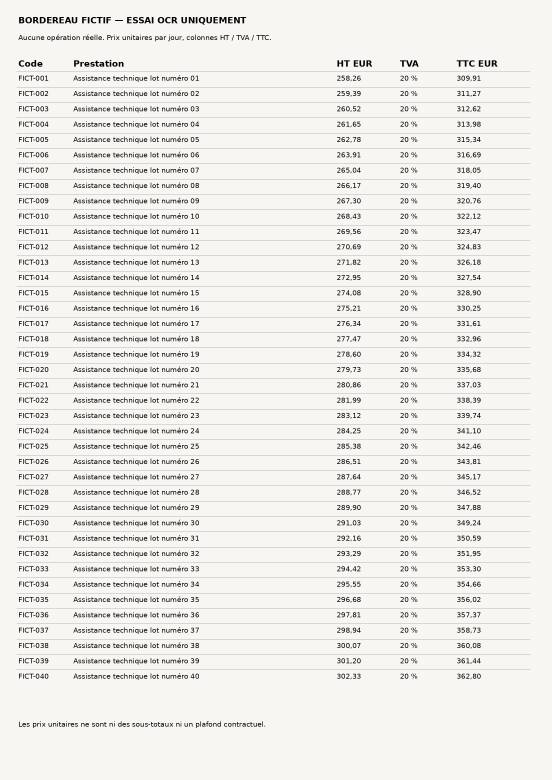
#> input picture facturx-service/tests/fixtures/ocr/dense-price-table.jpg, 1654 x 2339 px (shown at 1/3 size)
$ python -i stamping_vision.py   (imports and definitions only)
#> lines starting #> are read from the running program, lines starting #| are printed output that depends on the picture; after the words box and inside, x2 and y2 are one past the last pixel; in counts of white or black regions, pixels touching at a corner belong together
#> further down, picture is the input picture: PIL image 1654x2339 RGB; mean R, G, B 237.2, 236.2, 232.4
"""Bounded image preparation; original PDF pixels are never rewritten."""
import math
from PIL import Image, ImageChops, ImageOps
import pypdfium2 as pdfium


def render_ocr(page):
    # 300 dpi on A4, capped for oversized pages and the isolated worker budget.
    scale=min(300/72, math.sqrt(8_500_000/(page.get_width()*page.get_height())))
    bitmap=page.render(scale=scale,grayscale=True,draw_annots=True)
    try:return bitmap.to_pil().convert('L').copy()
    finally:bitmap.close()


def needs_ocr(page,text,reading):
    if len(text.strip())<40:return True
    fields=reading['fields']
    complete=(fields.get('document_type')=='PAYSLIP' and fields.get('period') and
              (fields.get('employee_ref') or fields.get('employee_name')) and reading['bases'].get('EMPLOYER_COST'))
    complete=complete or (fields.get('document_type')=='INVOICE' and fields.get('invoice_number') and reading['bases'])
    if complete:return False
    # A native header/footer is not evidence that the scanned body was read.
    raster_area=sum(max(0,r-l)*max(0,t-b) for obj in page.get_objects(max_depth=8)
                    if obj.type==pdfium.raw.FPDF_PAGEOBJ_IMAGE for l,b,r,t in [obj.get_bounds()])
    return raster_area>page.get_width()*page.get_height()*.2 or text.count('\ufffd')>max(3,len(text)*.02)


def prepare_ocr(image):
    gray=image.convert('L')
    # Lift gray paper to white without turning pale characters into black noise.
    normalized=ImageOps.autocontrast(gray,cutoff=0,preserve_tone=True);gray.close()
    return normalized


def _paper_plane(image):
    """Recognise only a well-supported, light, nearly neutral paper gradient.

    Sparse, original pixels avoid averaging faint ink into the paper estimate.
    A failed fit keeps the existing conservative occupancy mask. No components
    are removed and this never changes the source image or the OCR pixels.
    """
    width,height=image.size
#> width = 1654; height = 2339
    if min(width,height)<64:return None
    points=set()
    for i in range(32):
        along=(i+.5)/32
        for edge in (.02,.04,.96,.98):
            points.add((round(along*(width-1)),round(edge*(height-1))))
            points.add((round(edge*(width-1)),round(along*(height-1))))
    samples=[]
    for x,y in sorted(points):
        color=image.getpixel((x,y))
        if min(color)>=220 and max(color)-min(color)<=24:
            samples.append((x/(width-1),y/(height-1),*color))
#> this loop made 256 passes
#> color on passes 1 to 3: (247, 246, 242), (247, 246, 242), (247, 246, 242)
#> after the loop, samples = 251 items, first 6: (0.0157, 0.0201, 247, 246, 242), (0.0157, 0.0402, 247, 246, 242), (0.0157, 0.96, 247, 246, 242), (0.0157, 0.98, 247, 246, 242), (0.02, 0.0158, 247, 246, 242), (0.02, 0.047, 247, 246, 242)
    if len(samples)<len(points)*.8:return None

    def fit(rows):
        # Three normal-equation unknowns: constant, horizontal and vertical.
        matrix=[[sum((1,r[0],r[1])[i]*(1,r[0],r[1])[j] for r in rows) for j in range(3)]
                +[sum((1,r[0],r[1])[i]*r[c] for r in rows) for c in (2,3,4)] for i in range(3)]
        for i in range(3):
            pivot=max(range(i,3),key=lambda j:abs(matrix[j][i]))
            if abs(matrix[pivot][i])<1e-9:return None
            matrix[i],matrix[pivot]=matrix[pivot],matrix[i]
            divisor=matrix[i][i];matrix[i]=[v/divisor for v in matrix[i]]
            for j in range(3):
                if j!=i:
                    factor=matrix[j][i];matrix[j]=[v-factor*u for v,u in zip(matrix[j],matrix[i])]
        return [tuple(matrix[i][c] for i in range(3)) for c in (3,4,5)]

    rows=samples
#> rows has the same summary as samples
    for _ in range(3):
        model=fit(rows)
        if model is None:return None
        rows=[r for r in samples if max(abs(r[c+2]-(p[0]+p[1]*r[0]+p[2]*r[1])) for c,p in enumerate(model))<=1.5]
        if len(rows)<len(points)*.75:return None
    model=fit(rows)
    if model is None or max(abs(p[1])+abs(p[2]) for p in model)<4:return None
    corners=[tuple(p[0]+p[1]*x+p[2]*y for p in model) for x,y in ((0,0),(1,0),(0,1),(1,1))]
    if any(min(c)<220 or max(c)>256 or max(c)-min(c)>24 for c in corners):return None
    if any(abs(p[1])+abs(p[2])>32 for p in model):return None
    # Confirm the same paper throughout the page, not merely around its border.
    support=0
    for y in range(32):
        fy=(y+.5)/32
        for x in range(32):
            fx=(x+.5)/32;color=image.getpixel((round(fx*(width-1)),round(fy*(height-1))))
            support+=max(abs(color[c]-(p[0]+p[1]*fx+p[2]*fy)) for c,p in enumerate(model))<=1.5
    return model if support>=32*32*.75 else None


def foreground(image):
    """Ignore uniform light paper, keep dark/faint text and colored artwork.

    Estimate only a dominant *light* background. No erosion or removal of small
    components: a decimal point or a thin rule is still occupied content.
    """
    plane=_paper_plane(image)
    if plane is not None:
        mask=Image.new('L',image.size)
        # A stricter threshold than the flat-paper path protects very faint ink.
        # Native Pillow interpolation bounds memory and avoids per-pixel Python.
        for channel,model in enumerate(plane):
            constant,horizontal,vertical=model
            tile=Image.new('F',(2,2))
            tile.putdata([constant,constant+horizontal,constant+vertical,constant+horizontal+vertical])
            interpolated=tile.transform(image.size,Image.Transform.AFFINE,
                (1/(image.width-1),0,.5,0,1/(image.height-1),.5),Image.Resampling.BILINEAR)
            surface=interpolated.convert('L');interpolated.close();tile.close();source=image.getchannel(channel)
            difference=ImageChops.difference(source,surface);source.close();surface.close()
            occupied=difference.point(lambda p:255 if p>2 else 0);difference.close()
            merged=ImageChops.lighter(mask,occupied);mask.close();occupied.close();mask=merged
        return mask
    sample=image.copy();sample.thumbnail((512,512))
#> after `sample.thumbnail((512, 512))`:
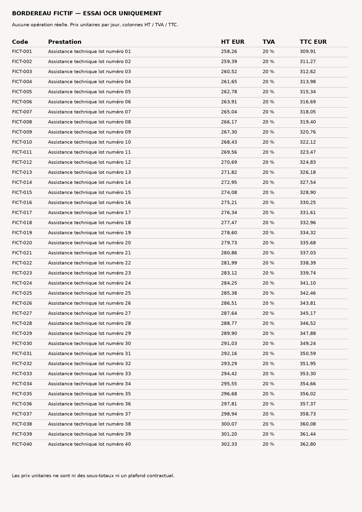
#> sample: PIL image 362x512 RGB; mean R, G, B 237.3, 236.3, 232.4
    background=[]
    for channel in sample.split():
        histogram=channel.histogram();peak=max(range(220,256),key=lambda n:histogram[n])
        coverage=sum(histogram[max(0,peak-2):min(256,peak+3)])/sum(histogram)
        background.append(peak if coverage>.5 else 255);channel.close()
#> this loop made 3 passes
#> peak on passes 1 to 3: 247, 246, 242
#> after the loop, background = [247, 246, 242]
    sample.close()
    paper=Image.new('RGB',image.size,tuple(background))
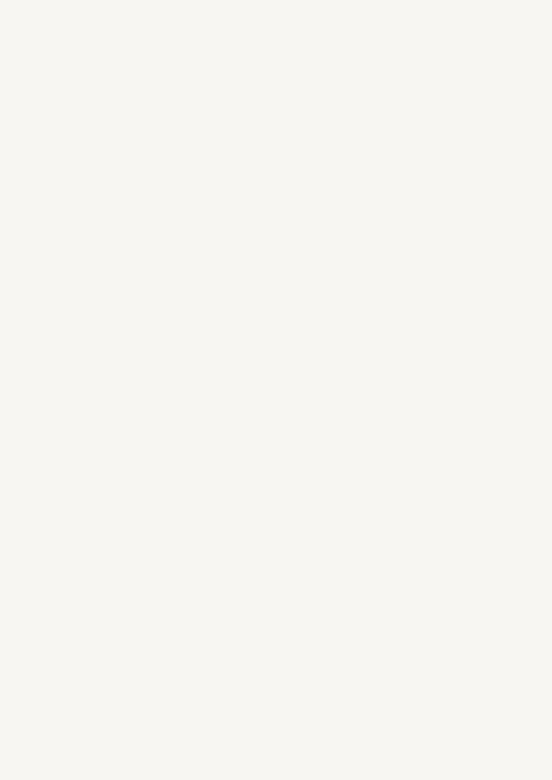
#> paper: PIL image 1654x2339 RGB (shown at 1/3 size); mean R, G, B 247, 246, 242
    diff=ImageChops.difference(image,paper);paper.close()
#> after `diff = ImageChops.difference(image, paper)`:
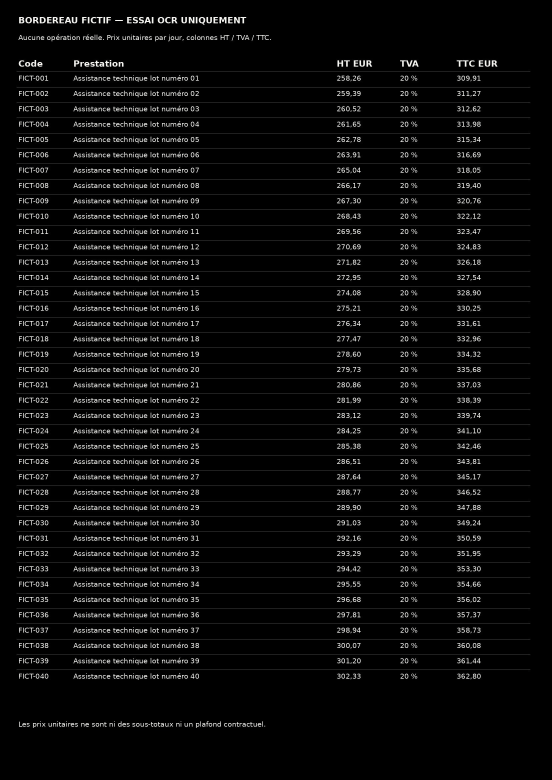
#> diff: PIL image 1654x2339 RGB (shown at 1/3 size); mean R, G, B 10.1, 10.1, 10.1
    red,green,blue=diff.split();diff.close()
    mask=ImageChops.lighter(ImageChops.lighter(red,green),blue).point(lambda p:255 if p>5 else 0)
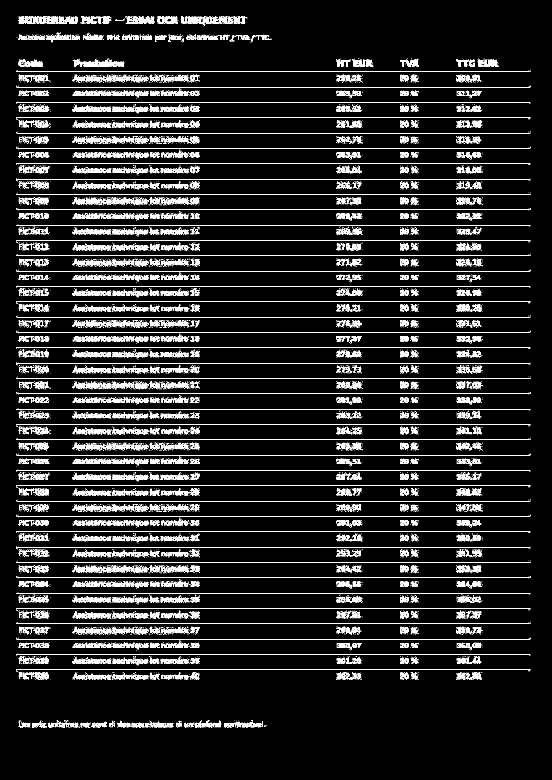
#> mask: PIL image 1654x2339 L (shown at 1/3 size); 8.2% white; 13049 white regions (11664 under 20 px), largest, box (x1, y1, x2, y2) and area: (48, 305, 1591, 311) 1552, (48, 489, 1591, 495) 1552, (48, 673, 1591, 679) 1552
    red.close();green.close();blue.close()
    return mask

>>> from PIL import Image
>>> picture = Image.open('../tests/fixtures/ocr/dense-price-table.jpg')
>>> result = foreground(picture)
